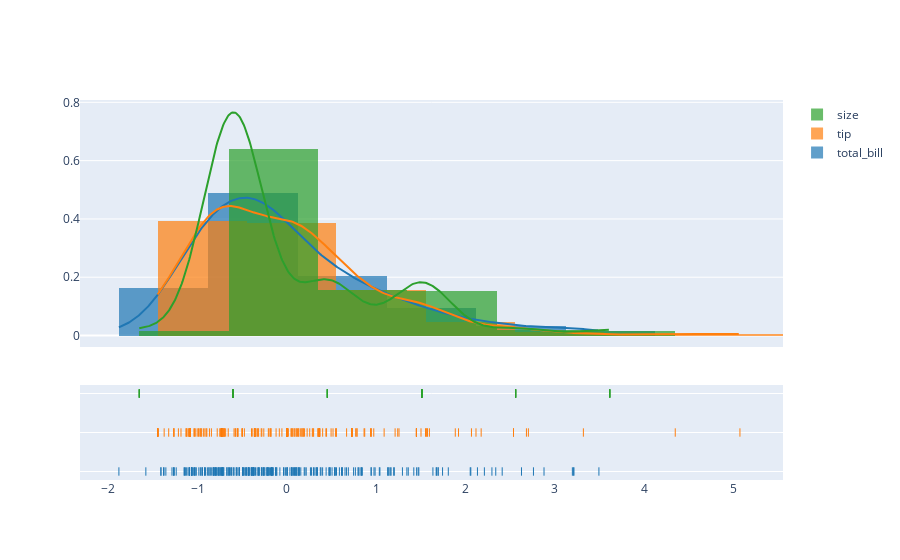

Notebook cell for this chart:
### Code cell
# after scaling
x1 = dfs['total_bill']
x2 = dfs['tip']
x3 = dfs['size']

hist_data = [x1, x2,x3]

group_labels = ['total_bill', 'tip','size']


fig = ff.create_distplot(hist_data, group_labels)
fig.show()
# looking nice😍

### Figure 1 — Plotly figure (JSON) as saved in the notebook; plotly's stock layout.template omitted (floating-point values rounded to 4 significant figures; data arrays with more than 128 entries replaced by an {"elided": "..."} marker saying what was removed)
{"data": [{"autobinx": false, "histnorm": "probability density", "legendgroup": "total_bill", "marker": {"color": "rgb(31, 119, 180)"}, "name": "total_bill", "opacity": 0.7, "type": "histogram", "x": {"elided": "244 float values"}, "xaxis": "x", "xbins": {"end": 3.492, "size": 1, "start": -1.882}, "yaxis": "y"}, {"autobinx": false, "histnorm": "probability density", "legendgroup": "tip", "marker": {"color": "rgb(255, 127, 14)"}, "name": "tip", "opacity": 0.7, "type": "histogram", "x": {"elided": "244 float values"}, "xaxis": "x", "xbins": {"end": 5.071, "size": 1, "start": -1.447}, "yaxis": "y"}, {"autobinx": false, "histnorm": "probability density", "legendgroup": "size", "marker": {"color": "rgb(44, 160, 44)"}, "name": "size", "opacity": 0.7, "type": "histogram", "x": {"elided": "244 float values"}, "xaxis": "x", "xbins": {"end": 3.614, "size": 1, "start": -1.654}, "yaxis": "y"}, {"legendgroup": "total_bill", "marker": {"color": "rgb(31, 119, 180)"}, "mode": "lines", "name": "total_bill", "showlegend": false, "type": "scatter", "x": {"elided": "500 float values"}, "xaxis": "x", "y": {"elided": "500 float values"}, "yaxis": "y"}, {"legendgroup": "tip", "marker": {"color": "rgb(255, 127, 14)"}, "mode": "lines", "name": "tip", "showlegend": false, "type": "scatter", "x": {"elided": "500 float values"}, "xaxis": "x", "y": {"elided": "500 float values"}, "yaxis": "y"}, {"legendgroup": "size", "marker": {"color": "rgb(44, 160, 44)"}, "mode": "lines", "name": "size", "showlegend": false, "type": "scatter", "x": {"elided": "500 float values"}, "xaxis": "x", "y": {"elided": "500 float values"}, "yaxis": "y"}, {"legendgroup": "total_bill", "marker": {"color": "rgb(31, 119, 180)", "symbol": "line-ns-open"}, "mode": "markers", "name": "total_bill", "showlegend": false, "type": "scatter", "x": {"elided": "244 float values"}, "xaxis": "x", "y": {"elided": "244 str values"}, "yaxis": "y2"}, {"legendgroup": "tip", "marker": {"color": "rgb(255, 127, 14)", "symbol": "line-ns-open"}, "mode": "markers", "name": "tip", "showlegend": false, "type": "scatter", "x": {"elided": "244 float values"}, "xaxis": "x", "y": {"elided": "244 str values"}, "yaxis": "y2"}, {"legendgroup": "size", "marker": {"color": "rgb(44, 160, 44)", "symbol": "line-ns-open"}, "mode": "markers", "name": "size", "showlegend": false, "type": "scatter", "x": {"elided": "244 float values"}, "xaxis": "x", "y": {"elided": "244 str values"}, "yaxis": "y2"}], "layout": {"barmode": "overlay", "hovermode": "closest", "legend": {"traceorder": "reversed"}, "xaxis": {"anchor": "y2", "domain": [0, 1], "zeroline": false}, "yaxis": {"anchor": "free", "domain": [0.35, 1], "position": 0}, "yaxis2": {"anchor": "x", "domain": [0, 0.25], "dtick": 1, "showticklabels": false}}}
